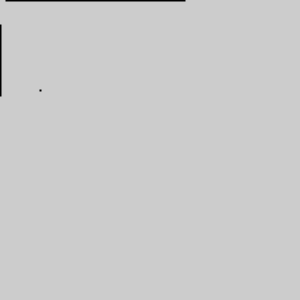
Frame 1 (no input)
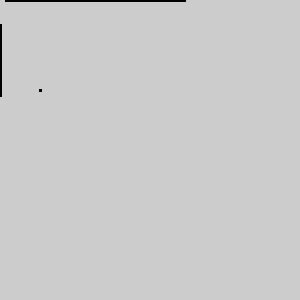
Frame 60 (the mouse pressed at the canvas centre just before this capture)
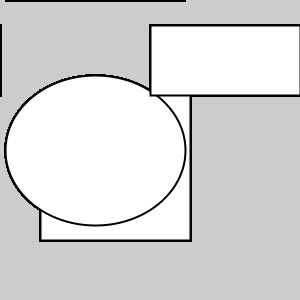
Frame 120 (the mouse held since frame 60 and released just before this capture)

The Processing sketch that drew these frames (run headless with seeded random() and noise(); from frame 60 on, the mouse is pressed at the canvas centre):

// Processing sketch: processing_44834
// ── processing_44834.pde

void setup (){
size (300,300);
smooth ();
strokeWeight(2);
}
void draw (){
rect(40,90, mouseX,mouseY);
ellipse(95,mouseY, 180, mouseY);
rect(mouseX,25, mouseX, 70);
}       
